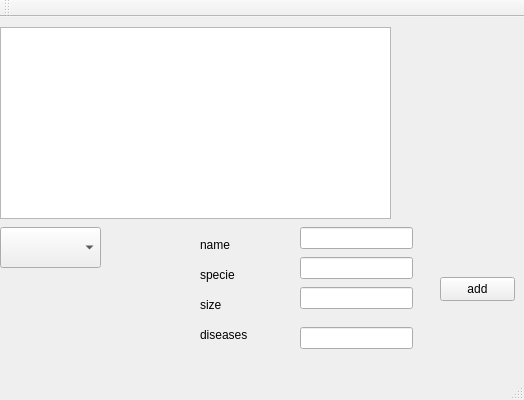
<?xml version="1.0" encoding="UTF-8"?>
<ui version="4.0">
 <class>fereastraClass</class>
 <widget class="QMainWindow" name="fereastraClass">
  <property name="geometry">
   <rect>
    <x>0</x>
    <y>0</y>
    <width>524</width>
    <height>400</height>
   </rect>
  </property>
  <property name="windowTitle">
   <string>fereastra</string>
  </property>
  <widget class="QWidget" name="centralWidget">
   <widget class="QComboBox" name="comboBox">
    <property name="geometry">
     <rect>
      <x>0</x>
      <y>210</y>
      <width>101</width>
      <height>41</height>
     </rect>
    </property>
   </widget>
   <widget class="QTableView" name="tableView">
    <property name="geometry">
     <rect>
      <x>0</x>
      <y>10</y>
      <width>391</width>
      <height>192</height>
     </rect>
    </property>
   </widget>
   <widget class="QLineEdit" name="nameline">
    <property name="geometry">
     <rect>
      <x>300</x>
      <y>210</y>
      <width>113</width>
      <height>22</height>
     </rect>
    </property>
   </widget>
   <widget class="QLineEdit" name="specieline">
    <property name="geometry">
     <rect>
      <x>300</x>
      <y>240</y>
      <width>113</width>
      <height>22</height>
     </rect>
    </property>
   </widget>
   <widget class="QLineEdit" name="sizeline">
    <property name="geometry">
     <rect>
      <x>300</x>
      <y>270</y>
      <width>113</width>
      <height>22</height>
     </rect>
    </property>
   </widget>
   <widget class="QLineEdit" name="diseasesline">
    <property name="geometry">
     <rect>
      <x>300</x>
      <y>310</y>
      <width>113</width>
      <height>22</height>
     </rect>
    </property>
   </widget>
   <widget class="QPushButton" name="pushButton">
    <property name="geometry">
     <rect>
      <x>440</x>
      <y>260</y>
      <width>75</width>
      <height>24</height>
     </rect>
    </property>
    <property name="text">
     <string>add</string>
    </property>
   </widget>
   <widget class="QLabel" name="label">
    <property name="geometry">
     <rect>
      <x>200</x>
      <y>220</y>
      <width>49</width>
      <height>16</height>
     </rect>
    </property>
    <property name="text">
     <string>name</string>
    </property>
   </widget>
   <widget class="QLabel" name="label_2">
    <property name="geometry">
     <rect>
      <x>200</x>
      <y>250</y>
      <width>49</width>
      <height>16</height>
     </rect>
    </property>
    <property name="text">
     <string>specie</string>
    </property>
   </widget>
   <widget class="QLabel" name="label_3">
    <property name="geometry">
     <rect>
      <x>200</x>
      <y>280</y>
      <width>49</width>
      <height>16</height>
     </rect>
    </property>
    <property name="text">
     <string>size</string>
    </property>
   </widget>
   <widget class="QLabel" name="label_4">
    <property name="geometry">
     <rect>
      <x>200</x>
      <y>310</y>
      <width>49</width>
      <height>16</height>
     </rect>
    </property>
    <property name="text">
     <string>diseases</string>
    </property>
   </widget>
  </widget>
  <widget class="QMenuBar" name="menuBar">
   <property name="geometry">
    <rect>
     <x>0</x>
     <y>0</y>
     <width>524</width>
     <height>22</height>
    </rect>
   </property>
  </widget>
  <widget class="QToolBar" name="mainToolBar">
   <attribute name="toolBarArea">
    <enum>TopToolBarArea</enum>
   </attribute>
   <attribute name="toolBarBreak">
    <bool>false</bool>
   </attribute>
  </widget>
  <widget class="QStatusBar" name="statusBar"/>
 </widget>
 <layoutdefault spacing="6" margin="11"/>
 <resources/>
 <connections/>
</ui>
